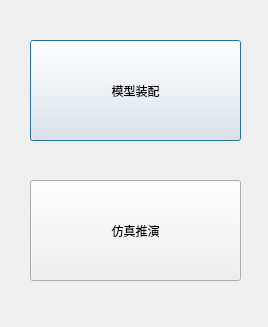
<?xml version="1.0" encoding="UTF-8"?>
<ui version="4.0">
 <class>SimulationUIClass</class>
 <widget class="QDialog" name="SimulationUIClass">
  <property name="geometry">
   <rect>
    <x>0</x>
    <y>0</y>
    <width>268</width>
    <height>327</height>
   </rect>
  </property>
  <property name="minimumSize">
   <size>
    <width>268</width>
    <height>327</height>
   </size>
  </property>
  <property name="maximumSize">
   <size>
    <width>268</width>
    <height>327</height>
   </size>
  </property>
  <property name="windowTitle">
   <string>仿真引擎</string>
  </property>
  <widget class="QPushButton" name="ModelAssembly_pushButton">
   <property name="geometry">
    <rect>
     <x>30</x>
     <y>40</y>
     <width>211</width>
     <height>101</height>
    </rect>
   </property>
   <property name="text">
    <string>模型装配</string>
   </property>
  </widget>
  <widget class="QPushButton" name="SimulationDeduction_pushButton">
   <property name="geometry">
    <rect>
     <x>30</x>
     <y>180</y>
     <width>211</width>
     <height>101</height>
    </rect>
   </property>
   <property name="text">
    <string>仿真推演</string>
   </property>
  </widget>
 </widget>
 <layoutdefault spacing="6" margin="11"/>
 <resources>
  <include location="SimulationUI.qrc"/>
 </resources>
 <connections/>
</ui>
